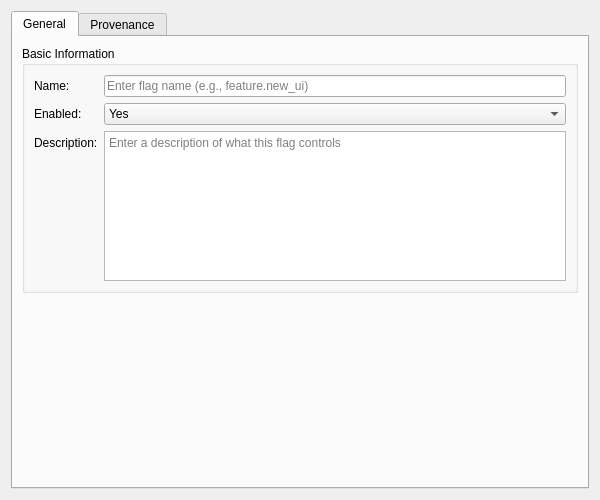
<?xml version="1.0" encoding="UTF-8"?>
<ui version="4.0">
 <class>FeatureFlagDetailDialog</class>
 <widget class="QWidget" name="FeatureFlagDetailDialog">
  <property name="geometry">
   <rect>
    <x>0</x>
    <y>0</y>
    <width>600</width>
    <height>500</height>
   </rect>
  </property>
  <property name="sizePolicy">
   <sizepolicy hsizetype="Preferred" vsizetype="Preferred">
    <horstretch>0</horstretch>
    <verstretch>0</verstretch>
   </sizepolicy>
  </property>
  <property name="minimumSize">
   <size>
    <width>600</width>
    <height>500</height>
   </size>
  </property>
  <property name="windowTitle">
   <string>Feature Flag Details</string>
  </property>
  <layout class="QVBoxLayout" name="verticalLayout">
   <item>
    <widget class="QTabWidget" name="tabWidget">
     <property name="currentIndex">
      <number>0</number>
     </property>
     <widget class="QWidget" name="generalTab">
      <attribute name="title">
       <string>General</string>
      </attribute>
      <layout class="QVBoxLayout" name="generalLayout">
       <item>
        <widget class="QGroupBox" name="flagInfoGroup">
         <property name="title">
          <string>Basic Information</string>
         </property>
         <layout class="QFormLayout" name="formLayout">
          <item row="0" column="0">
           <widget class="QLabel" name="labelName">
            <property name="text">
             <string>Name:</string>
            </property>
           </widget>
          </item>
          <item row="0" column="1">
           <widget class="QLineEdit" name="nameEdit">
            <property name="placeholderText">
             <string>Enter flag name (e.g., feature.new_ui)</string>
            </property>
           </widget>
          </item>
          <item row="1" column="0">
           <widget class="QLabel" name="labelEnabled">
            <property name="text">
             <string>Enabled:</string>
            </property>
           </widget>
          </item>
          <item row="1" column="1">
           <widget class="QComboBox" name="enabledComboBox">
            <item>
             <property name="text">
              <string>Yes</string>
             </property>
            </item>
            <item>
             <property name="text">
              <string>No</string>
             </property>
            </item>
           </widget>
          </item>
          <item row="2" column="0">
           <widget class="QLabel" name="labelDescription">
            <property name="text">
             <string>Description:</string>
            </property>
           </widget>
          </item>
          <item row="2" column="1">
           <widget class="QTextEdit" name="descriptionEdit">
            <property name="minimumSize">
             <size>
              <width>0</width>
              <height>120</height>
             </size>
            </property>
            <property name="maximumSize">
             <size>
              <width>16777215</width>
              <height>150</height>
             </size>
            </property>
            <property name="placeholderText">
             <string>Enter a description of what this flag controls</string>
            </property>
           </widget>
          </item>
         </layout>
        </widget>
       </item>
       <item>
        <spacer name="verticalSpacer">
         <property name="orientation">
          <enum>Qt::Vertical</enum>
         </property>
         <property name="sizeHint" stdset="0">
          <size>
           <width>20</width>
           <height>40</height>
          </size>
         </property>
        </spacer>
       </item>
      </layout>
     </widget>
     <widget class="QWidget" name="provenanceTab">
      <attribute name="title">
       <string>Provenance</string>
      </attribute>
      <layout class="QVBoxLayout" name="provenanceTabLayout">
       <item>
        <widget class="ores::qt::ProvenanceWidget" name="provenanceWidget" native="true"/>
       </item>
      </layout>
     </widget>
    </widget>
   </item>
  </layout>
 </widget>
 <customwidgets>
  <customwidget>
   <class>ores::qt::ProvenanceWidget</class>
   <extends>QWidget</extends>
   <header>ores.qt/ProvenanceWidget.hpp</header>
  </customwidget>
 </customwidgets>
 <resources/>
 <connections/>
</ui>
